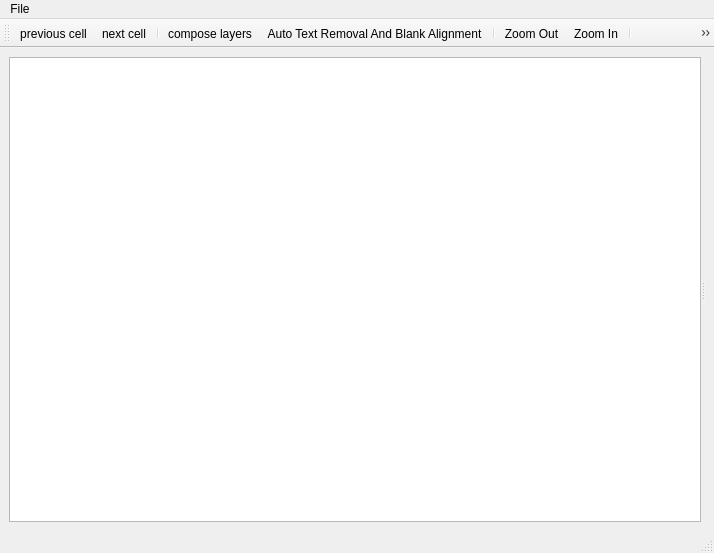
<?xml version="1.0" encoding="UTF-8"?>
<ui version="4.0">
 <class>MainWindow</class>
 <widget class="QMainWindow" name="MainWindow">
  <property name="geometry">
   <rect>
    <x>0</x>
    <y>0</y>
    <width>714</width>
    <height>553</height>
   </rect>
  </property>
  <property name="windowTitle">
   <string>MainWindow</string>
  </property>
  <property name="toolButtonStyle">
   <enum>Qt::ToolButtonIconOnly</enum>
  </property>
  <widget class="QWidget" name="centralwidget">
   <layout class="QVBoxLayout" name="verticalLayout">
    <item>
     <widget class="QSplitter" name="splitter">
      <property name="orientation">
       <enum>Qt::Horizontal</enum>
      </property>
      <widget class="QGraphicsView" name="graphicsView"/>
      <widget class="QStackedWidget" name="stackedWidget">
       <property name="currentIndex">
        <number>0</number>
       </property>
       <widget class="BlankWidget" name="blankWidget"/>
       <widget class="PaintWidget" name="paintWidget"/>
      </widget>
     </widget>
    </item>
   </layout>
  </widget>
  <widget class="QMenuBar" name="menubar">
   <property name="geometry">
    <rect>
     <x>0</x>
     <y>0</y>
     <width>714</width>
     <height>36</height>
    </rect>
   </property>
   <widget class="QMenu" name="menuFile">
    <property name="title">
     <string>File</string>
    </property>
    <widget class="QMenu" name="menuExport">
     <property name="title">
      <string>Export</string>
     </property>
     <addaction name="actionExportComposition"/>
     <addaction name="actionExportModification"/>
    </widget>
    <addaction name="actionLoad"/>
    <addaction name="actionSave"/>
    <addaction name="menuExport"/>
   </widget>
   <addaction name="menuFile"/>
  </widget>
  <widget class="QStatusBar" name="statusbar"/>
  <widget class="QToolBar" name="toolBar">
   <property name="windowTitle">
    <string>toolBar</string>
   </property>
   <attribute name="toolBarArea">
    <enum>TopToolBarArea</enum>
   </attribute>
   <attribute name="toolBarBreak">
    <bool>false</bool>
   </attribute>
   <addaction name="actionPreviousCell"/>
   <addaction name="actionNextCell"/>
   <addaction name="separator"/>
   <addaction name="actionComposeLayers"/>
   <addaction name="actionAutoTextRemovalAndBlankAlignment"/>
   <addaction name="separator"/>
   <addaction name="actionZoomOut"/>
   <addaction name="actionZoomIn"/>
   <addaction name="separator"/>
   <addaction name="actionPaintMask"/>
   <addaction name="actionEraseMask"/>
   <addaction name="actionEditBlank"/>
   <addaction name="separator"/>
   <addaction name="actionUndo"/>
   <addaction name="actionRedo"/>
   <addaction name="separator"/>
   <addaction name="actionDiscard"/>
  </widget>
  <action name="actionPreviousCell">
   <property name="icon">
    <iconset resource="../resources/resources.qrc">
     <normaloff>:/circle-left.svg</normaloff>:/circle-left.svg</iconset>
   </property>
   <property name="text">
    <string>previous cell</string>
   </property>
   <property name="toolTip">
    <string>previous cell</string>
   </property>
  </action>
  <action name="actionNextCell">
   <property name="icon">
    <iconset resource="../resources/resources.qrc">
     <normaloff>:/circle-right.svg</normaloff>:/circle-right.svg</iconset>
   </property>
   <property name="text">
    <string>next cell</string>
   </property>
   <property name="toolTip">
    <string>next cell</string>
   </property>
  </action>
  <action name="actionComposeLayers">
   <property name="checkable">
    <bool>true</bool>
   </property>
   <property name="icon">
    <iconset resource="../resources/resources.qrc">
     <normaloff>:/layer-group.svg</normaloff>:/layer-group.svg</iconset>
   </property>
   <property name="text">
    <string>compose layers</string>
   </property>
   <property name="toolTip">
    <string>compose layers</string>
   </property>
  </action>
  <action name="actionRemoveText">
   <property name="icon">
    <iconset resource="../resources/resources.qrc">
     <normaloff>:/text-slash.svg</normaloff>:/text-slash.svg</iconset>
   </property>
   <property name="text">
    <string>Remove Text</string>
   </property>
   <property name="toolTip">
    <string>Remove Text</string>
   </property>
  </action>
  <action name="actionEditBlank">
   <property name="checkable">
    <bool>true</bool>
   </property>
   <property name="icon">
    <iconset resource="../resources/resources.qrc">
     <normaloff>:/border-all.svg</normaloff>:/border-all.svg</iconset>
   </property>
   <property name="text">
    <string>Edit Blank</string>
   </property>
   <property name="toolTip">
    <string>Edit Blank</string>
   </property>
  </action>
  <action name="actionZoomIn">
   <property name="icon">
    <iconset resource="../resources/resources.qrc">
     <normaloff>:/magnifying-glass-plus.svg</normaloff>:/magnifying-glass-plus.svg</iconset>
   </property>
   <property name="text">
    <string>Zoom In</string>
   </property>
   <property name="toolTip">
    <string>Zoom In</string>
   </property>
  </action>
  <action name="actionZoomOut">
   <property name="icon">
    <iconset resource="../resources/resources.qrc">
     <normaloff>:/magnifying-glass-minus.svg</normaloff>:/magnifying-glass-minus.svg</iconset>
   </property>
   <property name="text">
    <string>Zoom Out</string>
   </property>
   <property name="toolTip">
    <string>Zoom Out</string>
   </property>
  </action>
  <action name="actionPaintMask">
   <property name="checkable">
    <bool>true</bool>
   </property>
   <property name="icon">
    <iconset resource="../resources/resources.qrc">
     <normaloff>:/paint-brush-fine.svg</normaloff>:/paint-brush-fine.svg</iconset>
   </property>
   <property name="text">
    <string>Paint Mask</string>
   </property>
   <property name="toolTip">
    <string>paint mask</string>
   </property>
  </action>
  <action name="actionEraseMask">
   <property name="checkable">
    <bool>true</bool>
   </property>
   <property name="icon">
    <iconset resource="../resources/resources.qrc">
     <normaloff>:/eraser.svg</normaloff>:/eraser.svg</iconset>
   </property>
   <property name="text">
    <string>Erase Mask</string>
   </property>
   <property name="toolTip">
    <string>Erase Mask</string>
   </property>
  </action>
  <action name="actionDiscard">
   <property name="icon">
    <iconset resource="../resources/resources.qrc">
     <normaloff>:/trash-xmark.svg</normaloff>:/trash-xmark.svg</iconset>
   </property>
   <property name="text">
    <string>Discard</string>
   </property>
   <property name="toolTip">
    <string>Discard</string>
   </property>
  </action>
  <action name="actionUndo">
   <property name="icon">
    <iconset resource="../resources/resources.qrc">
     <normaloff>:/rotate-left.svg</normaloff>:/rotate-left.svg</iconset>
   </property>
   <property name="text">
    <string>Undo</string>
   </property>
   <property name="toolTip">
    <string>undo</string>
   </property>
  </action>
  <action name="actionRedo">
   <property name="icon">
    <iconset resource="../resources/resources.qrc">
     <normaloff>:/rotate-right.svg</normaloff>:/rotate-right.svg</iconset>
   </property>
   <property name="text">
    <string>Redo</string>
   </property>
   <property name="toolTip">
    <string>Redo</string>
   </property>
  </action>
  <action name="actionAutoTextRemovalAndBlankAlignment">
   <property name="checkable">
    <bool>true</bool>
   </property>
   <property name="icon">
    <iconset resource="../resources/resources.qrc">
     <normaloff>:/wand-magic-sparkles.svg</normaloff>:/wand-magic-sparkles.svg</iconset>
   </property>
   <property name="text">
    <string>Auto Text Removal And Blank Alignment</string>
   </property>
   <property name="toolTip">
    <string>Auto Text Removal And Blank Alignment</string>
   </property>
  </action>
  <action name="actionLoad">
   <property name="text">
    <string>Load</string>
   </property>
  </action>
  <action name="actionSave">
   <property name="text">
    <string>Save</string>
   </property>
  </action>
  <action name="actionall">
   <property name="text">
    <string>all</string>
   </property>
  </action>
  <action name="actionmodification_only">
   <property name="text">
    <string>modification only</string>
   </property>
  </action>
  <action name="actionExportComposition">
   <property name="checkable">
    <bool>true</bool>
   </property>
   <property name="text">
    <string>final composition</string>
   </property>
  </action>
  <action name="actionExportModification">
   <property name="checkable">
    <bool>true</bool>
   </property>
   <property name="text">
    <string>modification only</string>
   </property>
  </action>
 </widget>
 <customwidgets>
  <customwidget>
   <class>BlankWidget</class>
   <extends>QWidget</extends>
   <header>blankwidget.h</header>
   <container>1</container>
  </customwidget>
  <customwidget>
   <class>PaintWidget</class>
   <extends>QWidget</extends>
   <header>paintwidget.h</header>
   <container>1</container>
  </customwidget>
 </customwidgets>
 <resources>
  <include location="../resources/resources.qrc"/>
 </resources>
 <connections/>
</ui>
